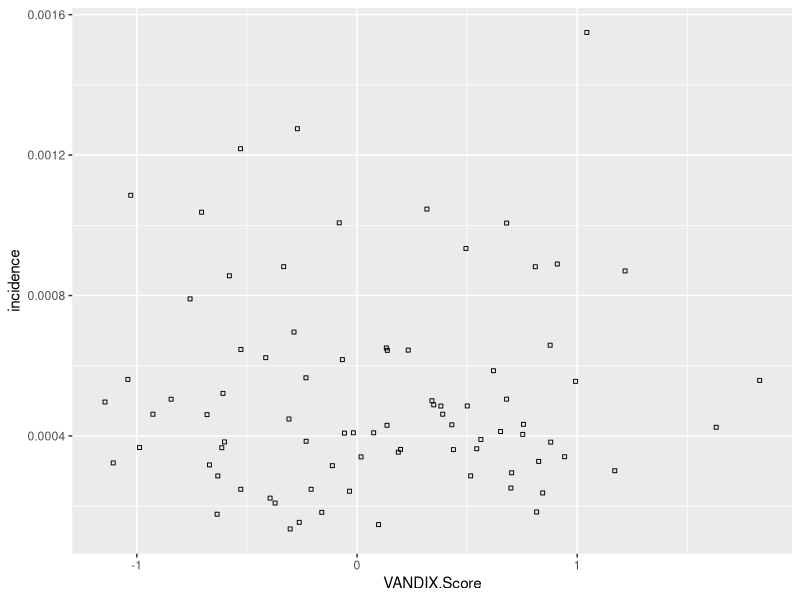

Recreate this plot in R.
# Title     : Social Adversity Study
# Objective : TODO
# Created by: Dib Gill - MSI3
# Created on: 26-Oct-20
options(digits = 9) #This is becasue census tract ID only shows first 6 digits in console and I want to see all of them

library(tidyverse) #Just a library to let me do more
library(ggplot2)


## Problems: So for the PCCF there are some codes that do not match to active postal codes, how do we know which one to pick if there are multiple postal code entries?



#pt<-read.csv("Pt Postal Code ID #.csv", TRUE) # read pt CSV and put it into "pt"
#pt$PostCode <- toupper(pt$PostCode) # Change all postal codes to upper case

#pccf<-read.csv("pccf_with_labels.csv", TRUE) # read pccf and put it into pccf
#pccf<-pccf %>% distinct(Postal.Code, .keep_all= TRUE) # Only keep unique values of postal code and throw away everything else
#write.csv(pccf, "pccf_with_labels_unique_Postals.csv", row.names = TRUE) # Write the pccf with only unique postal code values to computer
#m1<-merge(pt, pccf, by.x = "PostCode", by.y = "Postal.Code", all.x=TRUE) # Merge pt and pccf based on columns PostCode and Postal.Code
#write.csv(m1, "merge.csv", row.names = TRUE) # Write the above merge to computer
#########################################################################################################
# The below adds HRName to the merge.csv and only keeps PostCode, DAuid, CTname, and HRName
# This is also where we lose 4 of the postal codes as they cannot be joined to a CTname

#m1<-read.csv("merge.csv", TRUE)
#m1<- m1 %>%  select("PostCode","DAuid", "CTname")
#HRName<-read.csv("HRNAME.csv", TRUE)
#HRName<- HRName %>%  select("HRNAME", "DAuid")
#m1<- merge(m1, HRName, by.x="DAuid", by.y="DAuid")
#write.csv(m1, "merge_HRName_simple.csv", row.names = TRUE)


#########################################################################################################
# Create a new HRNAME.CSV with only FRASER SOUTH and CTNames attached
#pccf<- read.csv("pccf_with_labels_unique_Postals.csv", TRUE)
#pccf <- pccf[c("DAuid", "CTname")]
#HRname<- read.csv("HRNAME.csv", TRUE)
#HRname<- filter(HRname, HRNAME == "Fraser South                                                ")
#
#HRname<- merge(HRname, pccf, by.x="DAuid", by.y="DAuid")
#HRname <- HRname %>% mutate (CTname = as.character(CTname))
#HRname$CTname<-substring(HRname$CTname, 1, 7)
#HRname$CTname <- paste0("9330", HRname$CTname)
#HRname <- HRname %>% mutate (CTname = as.numeric(CTname))
#write.csv(HRname, "HRNAME_FRASERSOUTH.CSV", row.names = TRUE)



#########################################################################################################

# The below is changing the CT_Population_2001.CSV file to have the CTname convention used in other census files
#pop<- read.csv("CT_Population_2001.CSV", TRUE)
#names(pop)[names(pop) == "Geography"] <- "CTname"
#pop<-pop[-c(1), ]
#pop <- pop %>% mutate (CTname = as.character(CTname))
#pop$CTname<-substring(pop$CTname, 1, 7)
#pop$CTname <- paste0("933", pop$CTname)
#pop <- pop %>% mutate (CTname = as.numeric(CTname))
#head(pop)
#write.csv(pop, "CT_Population_2001_CTnameFixed.CSV", row.names = TRUE)

#########################################################################################################
# The below counts number of cases per Census Tract and adds "9330" as the CMA to the census tract ID
# Also adds entries from HRName that have 0 incidence

#m1<-read.csv("merge_HRName_simple.csv", TRUE)
#pop<- read.csv("CT_Population_2001_CTnameFixed.CSV", TRUE)
#pop<- pop[c("CTname", "Population..2001..100..data.")]
#HRname<- read.csv("HRNAME_FRASERSOUTH.CSV", TRUE)
#
#m1_count<- as.data.frame(table (m1$CTname))
#names(m1_count)[names(m1_count) == "Var1"] <- "CTname"
#
#m1_count <- m1_count %>% mutate (CTname = as.character(CTname))
#m1_count$CTname <- paste0("9330", m1_count$CTname)
#m1_count <- m1_count %>% mutate (CTname = as.numeric(CTname))
#
#HRname<-HRname %>% distinct(CTname, .keep_all = TRUE)
#m1_count<- merge(m1_count, HRname, by.x="CTname", by.y="CTname", all.x = TRUE, all.y = TRUE)
#m1_count[is.na(m1_count)]<-0
#
#m1_count_pop<- merge(m1_count, pop, by.x="CTname", by.y="CTname")
#m1_count_pop$incidence=m1_count_pop$Freq/m1_count_pop$Population..2001..100..data.
#m1_count_pop<-m1_count_pop[c("CTname", "Freq", "HRNAME", "Population..2001..100..data.","incidence")]
#
#
#write.csv(m1_count_pop, "m1_count_pop.csv", row.names = TRUE)


#########################################################################################################
# Adding income by census family households merged to census tract

#income<- read.csv("Income_2001.csv", TRUE)
#m1_count_pop<- read.csv("m1_count_pop.csv", TRUE)
#colnames(income)
#
#income_house<-income %>% select("CTname","Median.family.income..")
#head(income_house)
#m1_income_house<-merge(m1_count_pop, income_house, by.x="CTname", by.y="CTname")
##
#write.csv(m1_income_house, "m1_income_house.csv", row.names = TRUE)



#########################################################################################################
##Calculating VANDIX Scores and Writing to VANDIX.CSV file

## Read all of the raw files that I made using data extracted from census
#NoCert <- read.csv("./Raw CSV/NoCert.csv", TRUE)
#EduPop <- read.csv("./Raw CSV/EduPop.csv", TRUE)
#UniCert <- read.csv("./Raw CSV/UniCert.csv", TRUE)
#Unemployed <- read.csv("./Raw CSV/Unemployed.csv", TRUE)
#LonePar <- read.csv("./Raw CSV/LonePar.csv", TRUE)
#AveInc <- read.csv("./Raw CSV/AveInc.csv", TRUE)
#HomeOwn <- read.csv("./Raw CSV/HomeOwn.csv", TRUE)
#TotDwell <- read.csv("./Raw CSV/TotDwell.csv", TRUE)
#ParticipationRate <- read.csv("./Raw CSV/ParticipationRate.csv", TRUE)
#TotFam<- read.csv("./Raw CSV/TotFam.csv", TRUE)

## Merge all of the above files into a single data frame
#VANDIX<- merge(NoCert, EduPop)
#VANDIX<- merge(VANDIX, UniCert)
#VANDIX<- merge(VANDIX, Unemployed)
#VANDIX<- merge(VANDIX, LonePar)
#VANDIX<- merge(VANDIX, AveInc)
#VANDIX<- merge(VANDIX, HomeOwn)
#VANDIX<- merge(VANDIX, TotDwell)
#VANDIX<- merge(VANDIX, ParticipationRate)
#VANDIX<- merge(VANDIX, TotFam)

## Correct the CTname to follow the same format as the other CSV files
#VANDIX <- VANDIX %>% mutate (CTname = as.character(CTname))
#VANDIX$CTname<-substring(VANDIX$CTname, 1, 7)
#VANDIX$CTname <- paste0("933", VANDIX$CTname)
#VANDIX <- VANDIX %>% mutate (CTname = as.numeric(CTname))

## Calculate the components of the VANDIX score as required by the VANDIX algorithm
#VANDIX$No.High.school.completion<-VANDIX$NoCert/VANDIX$EduPop
#VANDIX$University.completion<- VANDIX$UniCert/VANDIX$EduPop
#VANDIX$Proportion.of.lone.parent.families<-VANDIX$LonePar/VANDIX$TotFam
#VANDIX$Home.ownership<-VANDIX$HomeOwn/VANDIX$TotDwell

## Calculate the Z score for each of the VANDIX components
#VANDIX<- VANDIX %>%  mutate(Z.No.High.school.completion = (No.High.school.completion - mean(No.High.school.completion))/sd(No.High.school.completion))
#VANDIX<- VANDIX %>%  mutate(Z.University.completion = (University.completion - mean(University.completion))/sd(University.completion))
#VANDIX<- VANDIX %>%  mutate(Z.Unemployed = (Unemployed - mean(Unemployed))/sd(Unemployed))
#VANDIX<- VANDIX %>%  mutate(Z.Proportion.of.lone.parent.families = (Proportion.of.lone.parent.families - mean(Proportion.of.lone.parent.families))/sd(Proportion.of.lone.parent.families))
#VANDIX<- VANDIX %>%  mutate(Z.AveInc = (AveInc - mean(AveInc))/sd(AveInc))
#VANDIX<- VANDIX %>%  mutate(Z.Home.ownership = (Home.ownership - mean(Home.ownership))/sd(Home.ownership))
#VANDIX<- VANDIX %>%  mutate(Z.ParticipationRate = (ParticipationRate - mean(ParticipationRate))/sd(ParticipationRate))

## Calculate the total VANDIX score multiplying each component by its required weight
#VANDIX<- VANDIX%>% mutate(VANDIX.Score=(Z.No.High.school.completion*0.25+Z.University.completion*-0.179+Z.Unemployed*0.214+Z.ParticipationRate*-0.036
#  +Z.Proportion.of.lone.parent.families*0.143+Z.Home.ownership*-0.089+Z.AveInc*-0.089))

## Write the file to the computer
#write.csv(VANDIX, "VANDIX.csv", row.names = TRUE)


########################################################################################################################

## Read the necessary files
VANDIX<-read.csv("VANDIX.csv", TRUE)
m1_count_pop<- read.csv("m1_count_pop.csv", TRUE)

## Merge the above two so I have the VANDIX score and incidence together
VANDIX<- merge(VANDIX, m1_count_pop, by.x="CTname", by.y="CTname")
VANDIX<- VANDIX[-c(34),]  # Remove entry #34 which has a very abnormal finding (easily over 6SD)

## Do the linear regression and print out the summary
pred<- lm(VANDIX.Score~incidence, data=VANDIX)
summary(pred)

## Graph the VANDIX with the incidence
p <- ggplot(VANDIX, aes(x = VANDIX.Score, y = incidence, ylab = "Incidence Per Capita", xlab="TVANDIX"))+ geom_point(shape=0, size=1)
p










#########################################################################################################
## Just extra reference code below this point

#graphics.off()

#m1_income_house<- read.csv("m1_income_house.csv", TRUE)
##lm.imp.1<-lm(earnings ~male+over65+white+immig+educ_r+workmos+workhrs.top+any.ssi+anywelfare+any.charity, data=sis, subset=earnings>0)
#names(m1_income_house)[names(m1_income_house) == "Dim..Household.income.statistics..3...Member.ID...2...Median.total.income.of.households...."] <- "income"
#
#pred <- lm(incidence~income, data=m1_income_house)
##png(file="Plot incidence and income.png",width=1920, height=1080)
#p <- ggplot(m1_income_house, aes(x = income, y = incidence, ylab = "Incidence Per Capita", xlab="Total Household Income ($)")) + geom_point()
#p + annotate("text", x = 4, y = 0.0015, label = summary(pred)) +ylim(0, 0.0018)

##abline(pred)
##dev.off()
#text
#summary(pred)



#########################################################################################################
#The Following Bins the income. Not necessary going forward.

#m1_income_house<- read.csv("m1_income_house.csv", TRUE)
#m1_income_house <- mutate(m1_income_house, IncomeBracket = ifelse(Median.family.income..<60000, "Low", ifelse(Median.family.income..>80000, "High","Middle")))
#m1_income_house<- m1_income_house[-c(100,34),]
#
##ToothGrowth$dose <- as.factor(ToothGrowth$dose)
##head(ToothGrowth)
#
#graphics.off()
##png(file="Plot incidence and income.png",width=1920, height=1080)
#p <- ggplot(m1_income_house, aes(x = Median.family.income.., y = incidence, ylab = "Incidence Per Capita", xlab="Total Household Income ($)"))+ geom_point(shape=0, size=1, aes(color = IncomeBracket))
#p

#ByBracket<-m1_income_house %>%  group_by(IncomeBracket) %>%  summarise_at(vars(Population..2001..100..data., Freq), funs(sum))
#names(ByBracket)[names(ByBracket) == "Freq"] <- "Patient Cases"
#head(ByBracket)
#ByBracket$Incidence<- ByBracket$`Patient Cases`/ByBracket$Population..2001..100..data.
#ByBracket
#

